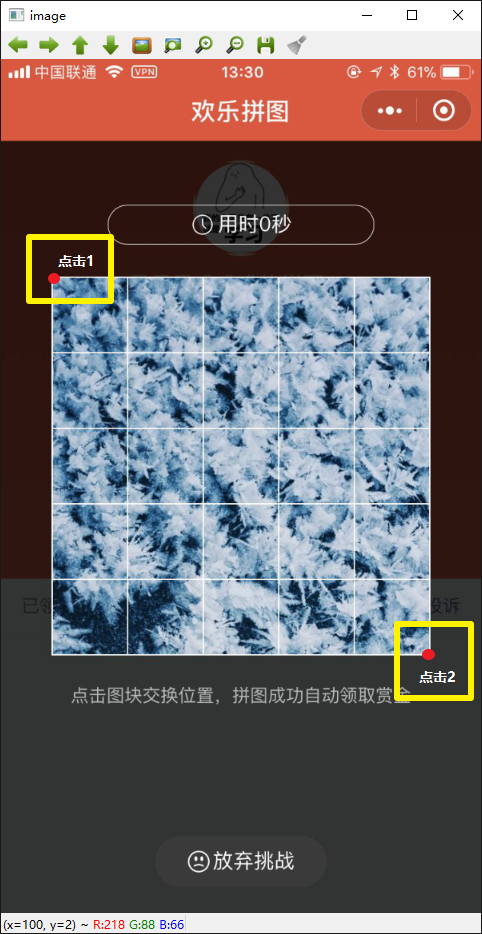
#> input picture pic/1.png, 482 x 934 px
$ python happy_pintu.py pic/1.png pic/2.png 5
#> lines starting #> are read from the running program, lines starting #| are printed output that depends on the picture; after the words box and inside, x2 and y2 are one past the last pixel; in counts of white or black regions, pixels touching at a corner belong together
#!/usr/bin/env python
# Power by himingway
# 2018-1-7 18:24:34

import cv2
from operator import itemgetter
import sys
import tkinter as tk


def read_pic(img_path,match_path):
#> called with img_path = 'pic/1.png', match_path = 'pic/2.png'
    img = cv2.imread(img_path)
#> img is the input picture: shape (934, 482, 3); mean B, G, R 103, 101.2, 107.6
    match = cv2.imread(match_path)
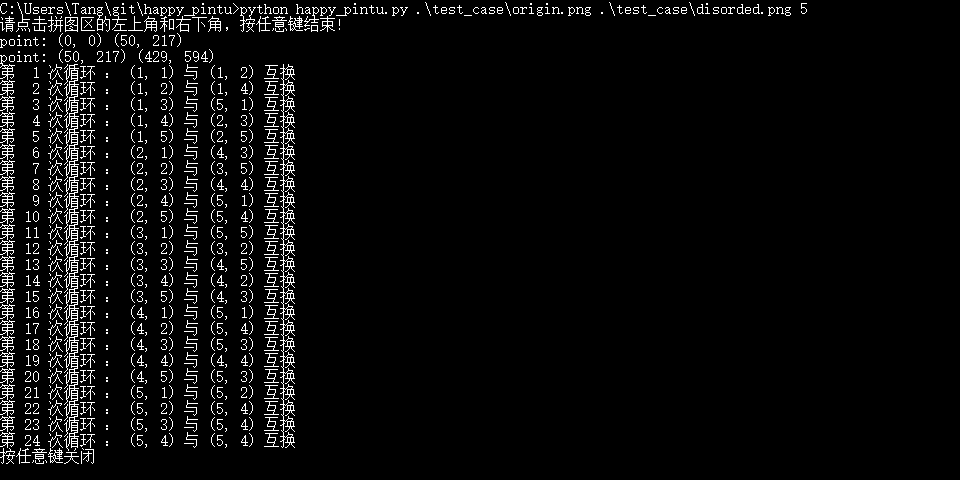
#> input picture pic/2.png, 960 x 480 px
#> match is the input picture: shape (480, 960, 3); values 0 (black) and 192 (white), 4.4% white in thin lines or dots, all inside (x1, y1, x2, y2) = (0, 2, 807, 464)
    info = tk.Tk()
    screen_height = info.winfo_screenheight()
    while (img.shape[0] > screen_height-50):
        img = cv2.resize(img, (0, 0), fx=0.8, fy=0.8)
        match = cv2.resize(match, (0, 0), fx=0.8, fy=0.8)
    return img, match


def on_mouse(event, x, y, flags, param):
    if event == cv2.EVENT_LBUTTONDOWN:
        point.pop(0)
        point.append((x, y))
        print('point' + ':', point[0], point[1])


#
def cal_lenth(p, num):
    lenth = p[1][0] - p[0][0]
    width = p[1][1] - p[0][1]
    lenth = lenth / num
    width = width / num
    return (lenth + width) / 2


def sort_result(l,num):
    result_index = []
    for i in range(1, num+1):
        for j in range(1, num+1):
            result_index.append((i, j))
    # print(result_index)
    for i in range(len(l) - 1):
        min_index = i
        for j in range(i + 1, len(l)):
            if (l[min_index] > l[j]):
                min_index = j
        l[i], l[min_index] = l[min_index], l[i]
        print('第 %2d 次循环' % (i + 1), '：', result_index[i], '与', result_index[min_index], '互换')

def main(img,match,num):
#> called with num = 5
    cv2.namedWindow('image')
    cv2.setMouseCallback('image', on_mouse)
    cv2.imshow('image', img)
    print('请点击拼图区的左上角和右下角，按任意键结束!')
    cv2.waitKey()
    lenth = int(cal_lenth(point, num)) + 1
    x = point[0][0]
    y = point[0][1]
    n = 0
    result = []
    for i in range(num):
        for j in range(num):
            n = n + 1
            img2 = img[y + i * lenth + 3: y + (i + 1) * lenth - 3, x + j * lenth + 3: x + (j + 1) * lenth - 3]
            res = cv2.matchTemplate(img2, match, cv2.TM_CCORR_NORMED)
            min_val, max_val, min_loc, max_loc = cv2.minMaxLoc(res)
            top_left = max_loc
            result.append((n, top_left[0], top_left[1]))
            cv2.putText(match, str(n), (top_left[0] + int(lenth / 2), top_left[1] + int(lenth / 2)),
                        cv2.FONT_HERSHEY_SIMPLEX, 0.5, (0, 0, 255), 2)
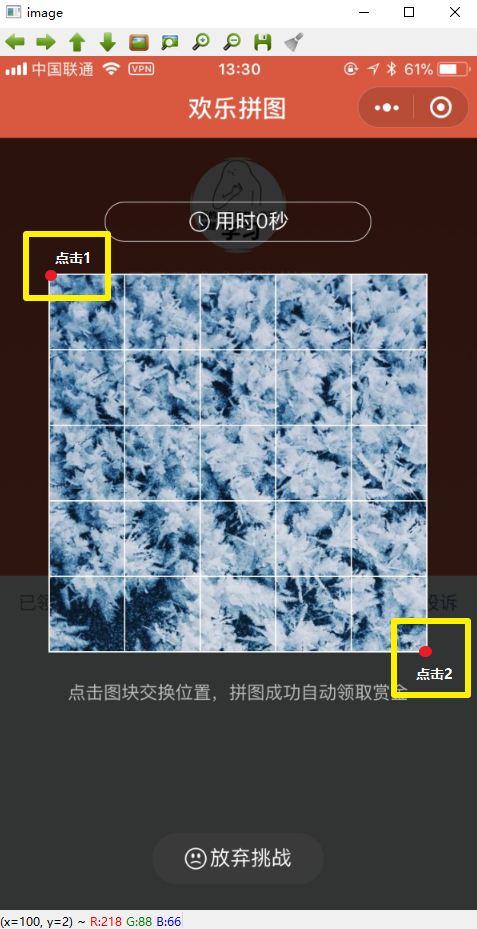
#> img2: shape (929, 477, 3); mean B, G, R 103.4, 101.5, 107.8
#> after the loop, n = 1; result = []
            #cv2.imwrite("%d.png" % n, img2)
    result = sorted(result, key=itemgetter(2, 1))
    for i in range(num):
        result[i * num:(i + 1) * num] = sorted(result[i * num:(i + 1) * num], key=itemgetter(1))
    result_sort = [x[0] for x in result]
    sort_result(result_sort,num)
    cv2.imshow('image', match)
    print('按任意键关闭')
    cv2.waitKey()
    cv2.destroyWindow('image')


if __name__ == '__main__':
    global point
    point = [(0, 0), (0, 0)]
    if len(sys.argv) != 4:
        print ('Usage: python origin_picture disorder_picture num_of_line')
        exit(1)
    img, match = read_pic(sys.argv[1],sys.argv[2])
#> (the run stopped early here; a loop or call above may not have finished)
